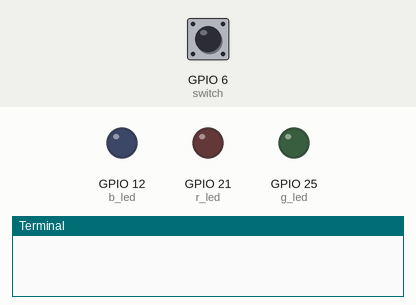
Bench run of a program on a simulated Raspberry Pi (BCM pin numbers). On the bench: output pins drawn as LEDs (lit = HIGH), the last lines printed to the terminal. Inputs (shaded band) come from the test bench; at power-on: GPIO 6 (switch) LOW.

Above: at 1.2 s.
1.3 s: GPIO 6 (switch) pulled HIGH for 0.15 s
At 2.2 s:
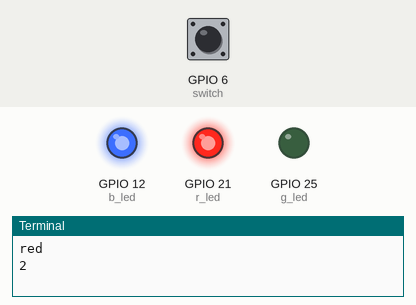
At 3.0 s:
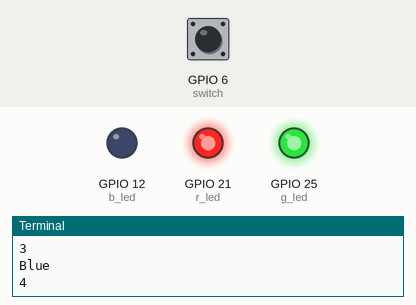
3.8 s: GPIO 6 (switch) pulled HIGH for 3.2 s
At 4.2 s:
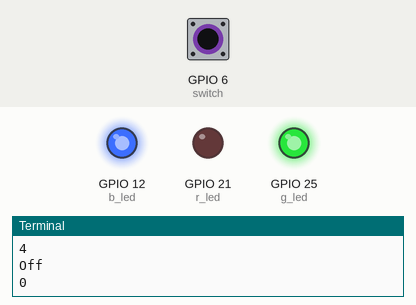
Timing chart, 0 to 9.3 s (numbered marks = the images above; inputs shaded):
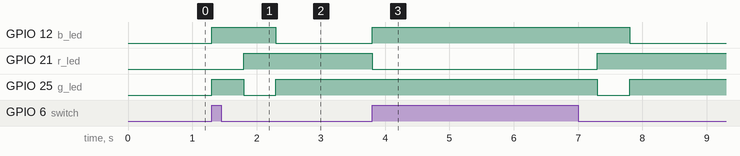

Measured:
- after the input at 1.3 s, GPIO 12 (b_led): LOW → HIGH at once, → LOW 1.0 s later; GPIO 21 (r_led): LOW → HIGH after 0.50 s; GPIO 25 (g_led): LOW → HIGH at once, → LOW 0.50 s later, → HIGH 0.50 s later
- after the input at 3.8 s, GPIO 12 (b_led): LOW → HIGH at once, → LOW 4.0 s later; GPIO 21 (r_led): HIGH → LOW at once, → HIGH 3.5 s later; GPIO 25 (g_led): HIGH → LOW after 3.5 s, → HIGH 0.50 s later

The program:

input02.py
```python
import RPi.GPIO as GPIO
import time

switch = 6
r_led = 21
b_led = 12
g_led = 25
count = 0

GPIO.setmode(GPIO.BCM)
GPIO.setup(switch, GPIO.IN)

GPIO.setup(r_led, GPIO.OUT)
GPIO.setup(g_led, GPIO.OUT)
GPIO.setup(b_led, GPIO.OUT)

try:
	while True:
		if GPIO.input(switch) == True:
			count = count + 1
			while count == 1:
				GPIO.output(r_led, False)
				GPIO.output(g_led, True)
				GPIO.output(b_led, True)
				time.sleep(0.5)
				if GPIO.input(switch) == False:
					count = count + 1
					print("red")
					print(count)

			while count == 2:
				GPIO.output(r_led, True)
				GPIO.output(g_led, False)
				GPIO.output(b_led, True)
				time.sleep(0.5)
				if GPIO.input(switch) == False:
					count = count + 1
					print("Green")
					print(count)

			while count == 3:
				GPIO.output(r_led, True)
				GPIO.output(g_led, True)
				GPIO.output(b_led, False)
				time.sleep(0.5)
				if GPIO.input(switch) == False:
					count = count + 1
					print("Blue")
					print(count)

			while count == 4:
				GPIO.output(r_led, True)
				GPIO.output(g_led, True)
				GPIO.output(g_led, True)
				time.sleep(0.5)
				if GPIO.input(switch) == False:
					count = 0
					print("Off")
					print(count)

except KeyboardInterrupt:
	GPIO.cleanup()
```
